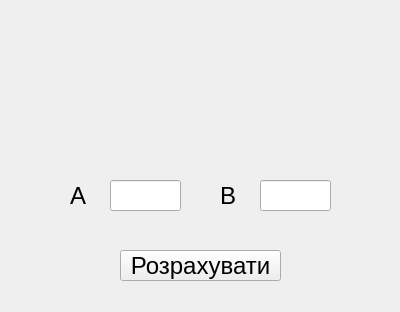
<?xml version="1.0" encoding="UTF-8"?>
<ui version="4.0">
 <class>Form</class>
 <widget class="QWidget" name="Form">
  <property name="geometry">
   <rect>
    <x>0</x>
    <y>0</y>
    <width>400</width>
    <height>312</height>
   </rect>
  </property>
  <property name="minimumSize">
   <size>
    <width>400</width>
    <height>312</height>
   </size>
  </property>
  <property name="maximumSize">
   <size>
    <width>400</width>
    <height>312</height>
   </size>
  </property>
  <property name="windowTitle">
   <string>Form</string>
  </property>
  <widget class="QLineEdit" name="lineEdit">
   <property name="geometry">
    <rect>
     <x>110</x>
     <y>180</y>
     <width>71</width>
     <height>31</height>
    </rect>
   </property>
  </widget>
  <widget class="QLabel" name="label">
   <property name="geometry">
    <rect>
     <x>70</x>
     <y>180</y>
     <width>41</width>
     <height>31</height>
    </rect>
   </property>
   <property name="font">
    <font>
     <pointsize>18</pointsize>
    </font>
   </property>
   <property name="text">
    <string>A</string>
   </property>
  </widget>
  <widget class="QPushButton" name="pushButton">
   <property name="geometry">
    <rect>
     <x>120</x>
     <y>250</y>
     <width>161</width>
     <height>31</height>
    </rect>
   </property>
   <property name="font">
    <font>
     <pointsize>18</pointsize>
    </font>
   </property>
   <property name="text">
    <string>Розрахувати</string>
   </property>
  </widget>
  <widget class="QLabel" name="label_2">
   <property name="geometry">
    <rect>
     <x>100</x>
     <y>0</y>
     <width>211</width>
     <height>171</height>
    </rect>
   </property>
   <property name="text">
    <string/>
   </property>
   <property name="pixmap">
    <pixmap>triangle_reg.png</pixmap>
   </property>
  </widget>
  <widget class="QLineEdit" name="lineEdit_2">
   <property name="geometry">
    <rect>
     <x>260</x>
     <y>180</y>
     <width>71</width>
     <height>31</height>
    </rect>
   </property>
  </widget>
  <widget class="QLabel" name="label_3">
   <property name="geometry">
    <rect>
     <x>220</x>
     <y>180</y>
     <width>41</width>
     <height>31</height>
    </rect>
   </property>
   <property name="font">
    <font>
     <pointsize>18</pointsize>
    </font>
   </property>
   <property name="text">
    <string>B</string>
   </property>
  </widget>
 </widget>
 <resources/>
 <connections/>
</ui>
